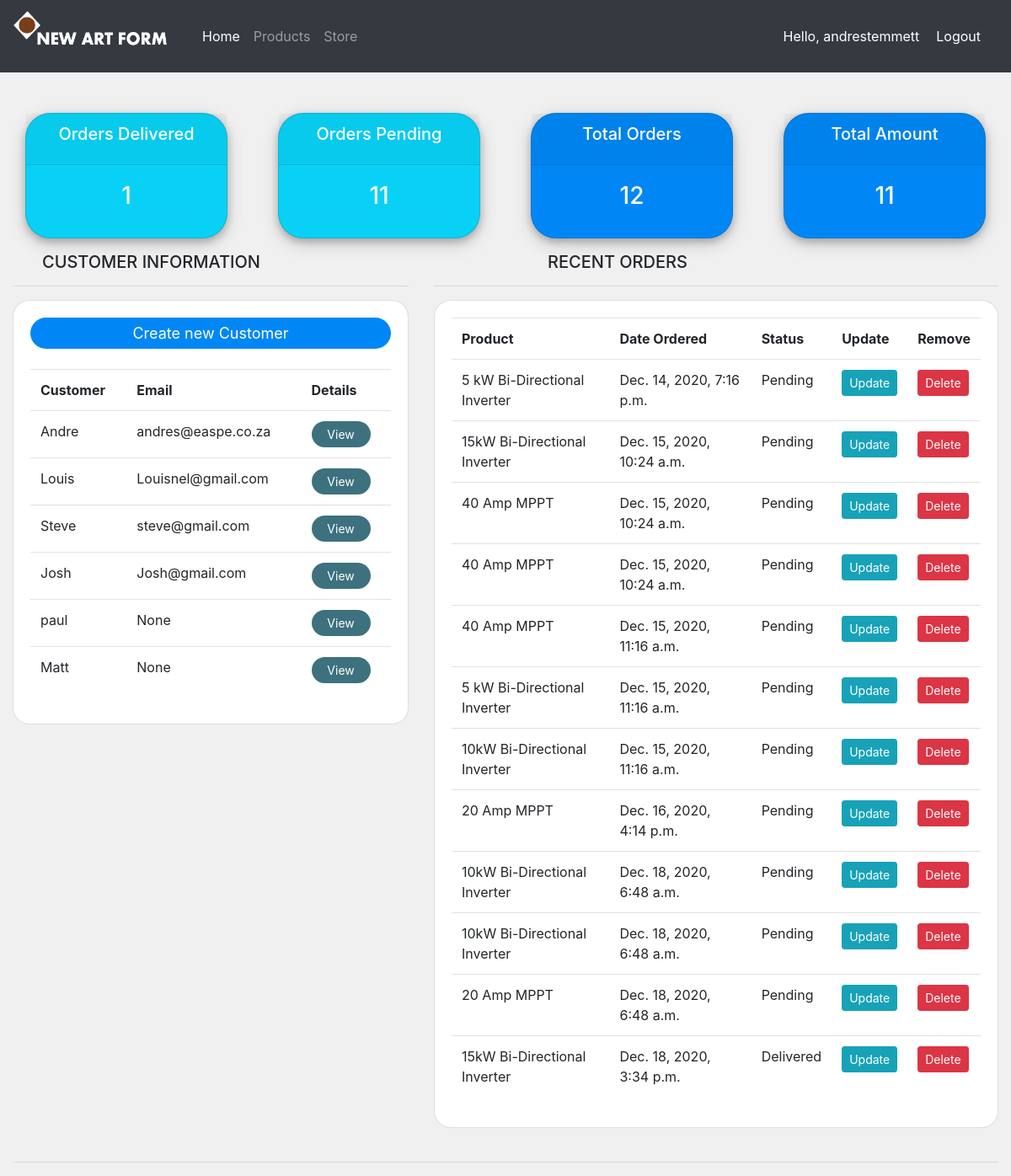
The app's page / (signed in), older data.
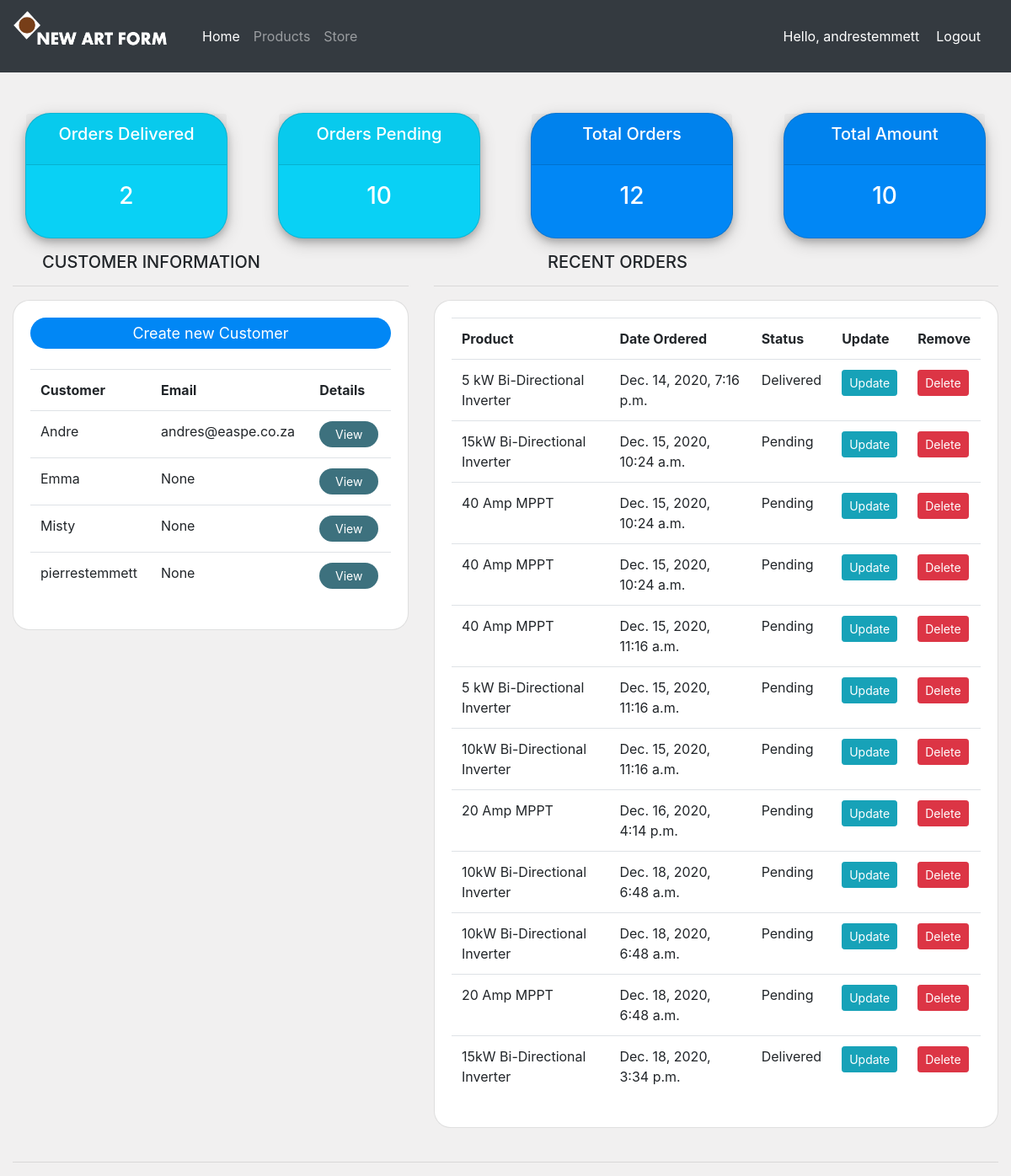
The same page, newer data.
### account/models.py (models this page shows, shortened)
class Customer(models.Model):
    user = models.OneToOneField(
        User, null=True, blank=True, on_delete=models.CASCADE)
    name = models.CharField(max_length=200, null=True)
    profile_picture = models.ImageField(
        default='profilePic.png', null=True, blank=True)
    phone = models.CharField(max_length=200, null=True)
    email = models.CharField(max_length=200, null=True)
    date_created = models.DateTimeField(auto_now_add=True)

class Order(models.Model):
    STATUS = (('Pending', 'Pending'),
              ('Out for delivery', 'Out for delivery'),
              ('Delivered', 'Delivered'))
    customer = models.ForeignKey(
        Customer, null=True, on_delete=models.SET_NULL)  # one-to-many
    product = models.ForeignKey(
        Product, null=True, on_delete=models.SET_NULL)  # one-to-many
    date_created = models.DateTimeField(auto_now_add=True)
    status = models.CharField(max_length=200, null=True, choices=STATUS)

class Product(models.Model):
    CATAGORY = (('Inverter', 'Inverter'),
                ('MPPT', 'MPPT'),
                ('Montoring', 'Montoring'),
                ('Solar Controller', 'Solar Controller'),
                )
    name = models.CharField(max_length=200, null=True)
    price = models.FloatField(null=True)
    category = models.CharField(max_length=200, null=True, choices=CATAGORY)
    description = models.CharField(max_length=200, null=True)
    date_created = models.DateTimeField(auto_now_add=True)
    tags = models.ManyToManyField(Tag)
    def __str__(self):
        return self.name

### account/decorators.py (the view)
    def wrapper_func(request, *args, **kwargs):
        group = None
        if request.user.groups.exists():
            group = request.user.groups.all()[0].name
        if group == 'customer':
            return redirect('userPage')
        if group == 'admin':
            return view_func(request, *args, **kwargs)

### account/views.py (called while the page is built)
@login_required(login_url='login')
@admin_only
def home(request):
    orders = Order.objects.all()  # returns all orders
    customers = Customer.objects.all()  # returns all customers
    total_customers = customers.count()
    total_orders = orders.count()
    delivered = orders.filter(status='Delivered').count()
    pending = orders.filter(status='Pending').count()
    context = {'orders': orders,
               'customers': customers,
               'total_customers': total_customers,
               'total_orders': total_orders,
               'delivered': delivered, 'pending': pending}
    return render(request, 'account/home.html', context)

### account/templates/account/home.html (shortened to what this page needs)
{%extends 'base.html'%}
{% block content %}
{%include 'status.html'%}
<head>
</head>
<div class="container-fluid">
    <div class="row">
        <div class="col-md-5">
            <div class="mx-auto" style="width: 400px;">
                <h5>CUSTOMER INFORMATION</h5>
            </div>
            <hr>
            <div class="card card-body" >
                <a class="btn btn-sm btn-block createbutton" href="{% url 'createuser' %}">Create new Customer</a>
                <br>
                <table class="table table-md">
                    <tr>
                        <th>Customer</th>
                        <th>Email</th>
                        <th>Details</th>
                    </tr>
                    {% for customer in customers%}
                    <tr>
                        <td>{{customer.name}}</td>
                        <td>{{customer.email}}</td>
                        <th><a class="btn btn-sm viewbutton" href="{% url 'customer' customer.id%}">View</a></th>
                    </tr>
                    {% endfor%}
                </table>
            </div>
        </div>
        <div class="col-md-7">
            <div class="mx-auto" style="width: 400px;">
                <h5>RECENT ORDERS</h5>
            </div>
            <hr>
            <div class="card card-body">
                <table class="table table-md">
                    <tr>
                        <th>Product</th>
                        <th>Date Ordered</th>
                        <th>Status</th>
                        <th>Update</th>
                        <th>Remove</th>
                    </tr>
                    {% for order in orders%}
                    <tr>
                        <td>{{order.product}}</td>
                        <td>{{order.date_created}}</td>
                        <td>{{order.status}}</td>
                        <td><a class="btn btn-sm btn-info" href="{%url 'updateOrder' order.id%}">Update</a></td>
                        <td><a class="btn btn-sm btn-danger" href="{%url 'deleteOrder' order.id%}">Delete</a></td>
                    </tr>
                    {% endfor%}
                </table>
            </div>
        </div>
    </div>
    <br>
    <hr>
</div>
{% endblock%}

### templates/base.html (shortened to what this page needs)
{%load static%}
<!doctype html>
<html lang="en">
  <head>
    <link rel="stylesheet" href="https://stackpath.bootstrapcdn.com/bootstrap/4.4.1/css/bootstrap.min.css">
    <link rel="stylesheet" type="text/css" href="{% static 'css/base.css' %}">
  </head>
  <body>
    {%include 'navbar.html'%}
    <br>
    {% block content %}
    {% endblock%}
  </body>
</html>

### templates/navbar.html (shortened to what this page needs)
{%load static%}
<nav class="navbar navbar-expand-lg navbar-dark bg-dark">
    <a class="navbar-brand" href="#">
        <img src="{%static 'media/NAF1.png'%}" width="200" height="60" class="d-inline-block align-top" alt="">
      </a>
    <div class="collapse navbar-collapse" id="navbarNavAltMarkup">
      <div class="navbar-nav">
        {% if request.user.is_staff%}
        <a class="nav-item nav-link active" href="{%url 'home' %}">Home<span class="sr-only">(current)</span></a>
        <a class="nav-item nav-link" href="{%url 'products' %}">Products</a>
        <a class="nav-item nav-link" href="#">Store</a>
        {% else %}
        <a class="nav-item nav-link" href="{% url 'account' %}">User Settings</a>
        {% endif %}
      </div>
    </div>
    <span class="log-msg">
      Hello, {{request.user}}
    </span>
    <span >
      <a class="log-msg" href="{%url 'logout' %}">Logout</a>
    </span>
  </nav>

### templates/status.html (shortened to what this page needs)
<head>
<br>
<div class="container-fluid">
    <div class="row justify-content-md-center">
        <div class="col">
            <div class="col-md">
                <div class="card text-center text-white mb-3"  id = "display">
                    <div class="card-header">
                        <h5 class="card-title">Orders Delivered</h5>
                    </div>
                    <div class="card-body">
                        <h3 class="card-title">{{delivered}}</h3>
                    </div>
                </div>
            </div>
        </div>
        <div class="col">
            <div class="col-md">
                <div class="card text-center text-white mb-3"  id = "display">
                    <div class="card-header">
                        <h5 class="card-title">Orders Pending</h5>
                    </div>
                    <div class="card-body">
                        <h3 class="card-title">{{pending}}</h3>
                    </div>
                </div>
            </div>
        </div>
        <div class="col" >
            <div class="col-md">
                <div class="card text-center text-white mb-3" id = "total" >
                    <div class="card-header">
                        <h5 class="card-title">Total Orders</h5>
                    </div>
                    <div class="card-body">
                        <h3 class="card-title">{{total_orders}}</h3>
                    </div>
                </div>
            </div>
        </div>
        <div class="col">
            <div class="col-md">
                <div class="card text-center text-white mb-3"  id = "total">
                    <div class="card-header">
                        <h5 class="card-title">Total Amount</h5>
                    </div>
                    <div class="card-body">
                        <h3 class="card-title">{{pending}}</h3>
                    </div>
                </div>
            </div>
        </div>
    </div>
 </div>

### templates/navbar.html (style rules this page uses)
.log-msg { fontsize: 18px; color: #ffff; margin-right: 20px }

### templates/status.html (style rules this page uses)
body { background-color: #f1f0f0; }
#display { background: #09d1f5; box-shadow: 0 4px 8px 0 rgba(0, 0, 0, 0.2), 0 6px 20px 0 rgba(0, 0, 0, 0.19); -webkit-box-shadow: 0 4px 8px 0 rgba(0, 0, 0, 0.2), 0 6px 20px 0 rgba(0, 0, 0, 0.19); -moz-box-shadow: 0 4px 8px 0 rgba(0, 0, 0, 0.2), 0 6px 20px 0 rgba(0, 0, 0, 0.19); border-radius: 30px; }
#total { background: #0187f5; box-shadow: 0 4px 8px 0 rgba(0, 0, 0, 0.2), 0 6px 20px 0 rgba(0, 0, 0, 0.19); -webkit-box-shadow: 0 4px 8px 0 rgba(0, 0, 0, 0.2), 0 6px 20px 0 rgba(0, 0, 0, 0.19); -moz-box-shadow: 0 4px 8px 0 rgba(0, 0, 0, 0.2), 0 6px 20px 0 rgba(0, 0, 0, 0.19); border-radius: 30px; }

### account/templates/account/home.html (style rules this page uses)
.card-body { border-radius: 20px }
.createbutton { border-radius: 20px; background-color: #0187f5; color: white; font-size: 18px; }
.viewbutton { border-radius: 20px; background-color: #3d717e; color: white; font-size: 14px; width: 70px; }

Row changes from the older to the newer data that the page shows:
removed Customer: name "Louis", email "Louisnel@gmail.com"
removed Customer: name "Steve", email "steve@gmail.com"
removed Customer: name "Josh", email "Josh@gmail.com"
removed Customer: name "paul", email "None"
removed Customer: name "Matt", email "None"
added Customer: name "Emma", email "None"
added Customer: name "Misty", email "None"
added Customer: name "pierrestemmett", email "None"
changed Order "Dec. 14, 2020, 7:16 p.m.": status "Pending" → "Delivered"
Text that changed along with them:
{{ delivered }}: "1" → "2"
{{ pending }}: "11" → "10"
